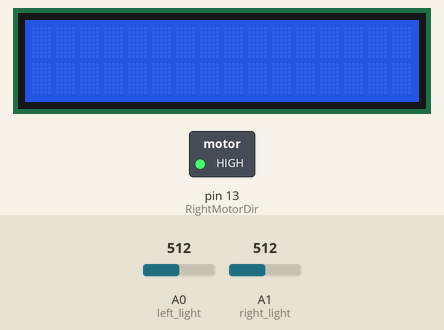
Bench run of a sketch on a simulated Arduino Uno, built with avr-gcc and run on an emulated ATmega328P. Shown: 16×2 character LCD, switched loads named in the sketch (green lamp = pin HIGH). The test bench sets the inputs (shaded band); at power-on: A0 (left_light) = 512, A1 (right_light) = 512. Pins used as bus, display or sensor lines are not drawn.

Above: at 0.1 s.
Timing chart, 0 to 1.6 s (numbered marks = the images above):
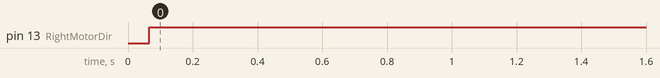

The sketch:

LineFollowingCarWorking.ino
```cpp
// ANCH150 HW#8- Line Following Automated Car - 2017

//****DO NOT CHANGE****
// Pin Declarations
int LeftMotorDir = 12, LeftMotorPower = 3;
int RightMotorDir = 13, RightMotorPower = 11;

//****DO NOT CHANGE****
// Decleration for two analog input light sensors
int left_light = A0, right_light = A1;

//***CHANGE LIGHT SENSOR CALIBRATION VALUES***
// Light Sensor Calibration Values
// These you need to set manually (use the LCD to read the values).  Make sure to give yourself a buffer
//  If line reads 999, may use something like ~925 for your dark value (so you don't miss it).
int dark = 600;

//***CHANGE MOTOR SPEEDS***
// Motor maximum and minimum speeds
// Adjust these within the 0-255 range to try and make your bot faster
//***CHANGE MOTOR MIN AND MAX SPEEDS***
int motor_max = 225, motor_min = 5;

//****DO NOT CHANGE****
// Milliseconds per cycle -> 10ms would yield loop speed of 100Hz
int ms_per_cycle = 10;
// This is updated each time the motors are updated to make sure everything runs exactly at desired loop speed
unsigned long previous_time = 0;

/*
The motor speeds are often not matched meaning that the car won't travel straight.
You will need to adjust so the faster motor goes the same speed as the slower motor.
The range of speed is from 0 to 255. 255 is the maximum speed.
Change the values of leftMotor and rightMotor until the car will travel straight.
To find the values that make the car go straight, determine the radial velocity of each wheel and adjust
proportionally. That or it can be accomplished by trial and error.
Try lowering the duty cycle of the faster motor, little by little.
Be patient!
*/

// Change these values to CALIBRATE MOTORS SEPARATELY
int leftMotor = 240, rightMotor = 205;
#include <LiquidCrystal.h>
#include <Time.h>
time_t elapsedTime;   //to restart the time counter to Zero:  setTime(0);
LiquidCrystal lcd(12,11,5,4,3,2);

float input_voltage = 0.0;
float temp=0.0;


void setup() {
  pinMode(LeftMotorDir, OUTPUT);
  pinMode(RightMotorDir, OUTPUT);
  pinMode(LeftMotorPower, OUTPUT);
  pinMode(RightMotorPower, OUTPUT);
  Serial.begin(9600);
  lcd.begin(16, 2);
  lcd.clear();
  //lcd.print("DIGITAL VOLTMETER");
}

//**Car Logic - Tread Carefully**
void loop() {

 /*  int analog_value = analogRead(A0);
   input_voltage = (analog_value * 5.0) / 1024.0;


   if (input_voltage < 0.1)
   {
     input_voltage=0.0;
   }
    Serial.print("v= ");
    Serial.println(input_voltage);
    lcd.setCursor(0, 1);
    lcd.print("Voltage= ");
    lcd.print(input_voltage);
    delay(300);
   */
   if (millis() - previous_time >= ms_per_cycle)  // if time since last motor update is >= desired delta t then update motors
   {
     previous_time = millis(); // Update the cycle timer

     int right_reading = analogRead(right_light); // Read from the two light sensors
     int left_reading = analogRead(left_light);

      //lcd.clear();
      //lcd.setCursor (0,0);
      //lcd.print("Hi! Im TimTim :D");

      //elapsedTime = now();
      //lcd.setCursor (0,1);               // sets cursor to 2nd line
      //lcd.print("Min: ");
      //lcd.print(minute(elapsedTime));
      //lcd.setCursor(9,1);               // sets cursor to 2nd line
      //lcd.print("Sec: ");
      //lcd.print(second(elapsedTime));

     Serial.begin(9600);
     //Serial.println(right_reading); Reading of Right Line Sensor
     //Serial.println(left_reading); Reading of Left Line Sensor

     if (right_reading >= dark && left_reading < dark)  // See the line on the right side of the robot.
     {                                                  // Need to turn the robot right to keep the line over the robot.
       digitalWrite(LeftMotorDir, HIGH);  // Left motor forward
       analogWrite(LeftMotorPower, motor_min);  // Max power for left motor
       digitalWrite(RightMotorDir, HIGH); // Right motor forward
       analogWrite(RightMotorPower, motor_max); // Minimum power for right motor
     }
     else if (right_reading < dark && left_reading >= dark) // See line on the left side of the robot
     {
       digitalWrite(LeftMotorDir, HIGH);  // Left motor forward
       analogWrite(LeftMotorPower, motor_max);  // Min power for left motor
       digitalWrite(RightMotorDir, HIGH); // Right motor forward
       analogWrite(RightMotorPower, motor_min); // Max power for right motor
     }
     else if (right_reading < dark && left_reading < dark) // Neither sensor sees line, must be straddled... Go straight
     {
       digitalWrite(LeftMotorDir, HIGH);  // Left motor forward
       analogWrite(LeftMotorPower, motor_max);  // Max power for left motor
       digitalWrite(RightMotorDir, HIGH); // Right motor forward
       analogWrite(RightMotorPower, motor_max); // Max power for right motor
     }
     else
     {
       // Both sensors must see black or there is a problem.  Turning motors off
       digitalWrite(LeftMotorDir, HIGH);  // Left motor forward
       analogWrite(LeftMotorPower, 50);  // Turning motor off
       digitalWrite(RightMotorDir, HIGH); // Right motor forward
       analogWrite(RightMotorPower, 50); // Turning motor off
     }
   } // End of cycle timer if statement

    //delay(1000);
   // If the if statement is false (hasn't been enough time since last motor update) then the program will simply skip the if statement
   // and loop around very very quickly.


//lcd.setCursor(6, 0);

//lcd.setCursor(0, 1);
}
```

Measured:
- by itself, pin 13 (RightMotorDir): LOW → HIGH at 0.07 s
